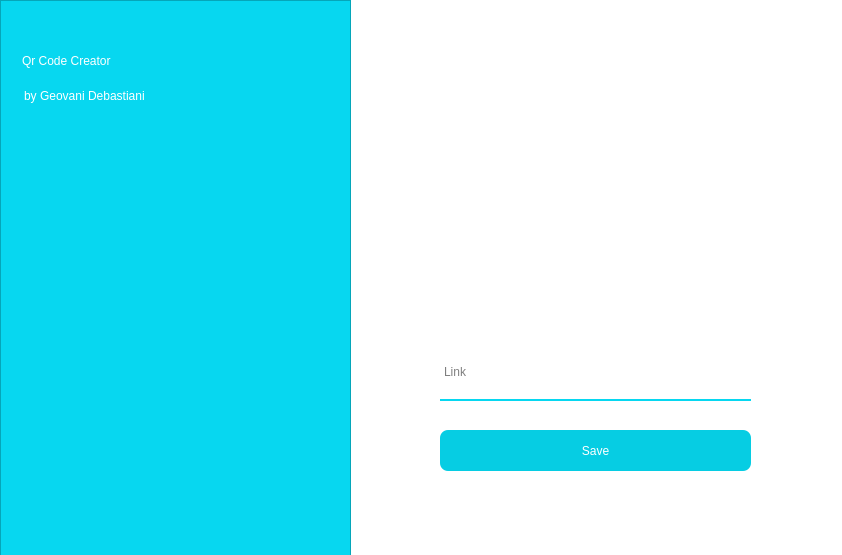
<?xml version="1.0" encoding="UTF-8"?>
<ui version="4.0">
 <class>QrCodeCreator</class>
 <widget class="QMainWindow" name="QrCodeCreator">
  <property name="geometry">
   <rect>
    <x>0</x>
    <y>0</y>
    <width>842</width>
    <height>555</height>
   </rect>
  </property>
  <property name="minimumSize">
   <size>
    <width>842</width>
    <height>555</height>
   </size>
  </property>
  <property name="maximumSize">
   <size>
    <width>842</width>
    <height>555</height>
   </size>
  </property>
  <property name="windowTitle">
   <string>Qr Code Creator</string>
  </property>
  <property name="windowIcon">
   <iconset resource="../RC/arquivo.qrc">
    <normaloff>:/Imagens/Qr-Code-Creator.ico</normaloff>:/Imagens/Qr-Code-Creator.ico</iconset>
  </property>
  <property name="styleSheet">
   <string notr="true">background-color: white;</string>
  </property>
  <widget class="QWidget" name="Centro">
   <widget class="QPushButton" name="btn_save">
    <property name="geometry">
     <rect>
      <x>440</x>
      <y>430</y>
      <width>311</width>
      <height>41</height>
     </rect>
    </property>
    <property name="styleSheet">
     <string notr="true">QPushButton {
color: white;
background-color: rgb(6, 205, 227);
border-radius: 8px;
font: 75 13pt &quot;Montserrat&quot;;
}

QPushButton:hover {
color: white;
background-color: rgb(7, 224, 244);
border-radius: 8px;
font: 75 13pt &quot;Montserrat&quot;;
}</string>
    </property>
    <property name="text">
     <string>Save</string>
    </property>
   </widget>
   <widget class="QLineEdit" name="line_link">
    <property name="geometry">
     <rect>
      <x>440</x>
      <y>350</y>
      <width>311</width>
      <height>51</height>
     </rect>
    </property>
    <property name="styleSheet">
     <string notr="true">background-color: rgba(0, 0 , 0, 0);
border: 2px solid rgba(0,0,0,0);
border-bottom-color: #07D7F0;
color: rgb(0,0,0);
padding-bottom: 8px;
border-radius: 0px;
font: 12pt &quot;Montserrat&quot;;</string>
    </property>
    <property name="inputMethodHints">
     <set>Qt::ImhNone</set>
    </property>
    <property name="dragEnabled">
     <bool>false</bool>
    </property>
    <property name="placeholderText">
     <string>Link</string>
    </property>
    <property name="clearButtonEnabled">
     <bool>true</bool>
    </property>
   </widget>
   <widget class="QLabel" name="lbl_qrcode_link">
    <property name="geometry">
     <rect>
      <x>478</x>
      <y>90</y>
      <width>241</width>
      <height>221</height>
     </rect>
    </property>
    <property name="text">
     <string/>
    </property>
    <property name="pixmap">
     <pixmap resource="../RC/arquivo.qrc">:/Imagens/Qr Code - Gray.png</pixmap>
    </property>
    <property name="scaledContents">
     <bool>true</bool>
    </property>
   </widget>
   <widget class="QFrame" name="frame">
    <property name="geometry">
     <rect>
      <x>0</x>
      <y>0</y>
      <width>351</width>
      <height>561</height>
     </rect>
    </property>
    <property name="styleSheet">
     <string notr="true">background-color: rgb(7, 215, 240);</string>
    </property>
    <property name="frameShape">
     <enum>QFrame::StyledPanel</enum>
    </property>
    <property name="frameShadow">
     <enum>QFrame::Raised</enum>
    </property>
    <widget class="QLabel" name="lbl_nome_app">
     <property name="geometry">
      <rect>
       <x>22</x>
       <y>40</y>
       <width>311</width>
       <height>41</height>
      </rect>
     </property>
     <property name="styleSheet">
      <string notr="true">color: white;
font: 28pt &quot;Montserrat&quot;;</string>
     </property>
     <property name="text">
      <string>Qr Code Creator</string>
     </property>
    </widget>
    <widget class="QLabel" name="lbl_criador">
     <property name="geometry">
      <rect>
       <x>24</x>
       <y>80</y>
       <width>191</width>
       <height>31</height>
      </rect>
     </property>
     <property name="styleSheet">
      <string notr="true">color: white;
font: 12pt &quot;Montserrat&quot;;</string>
     </property>
     <property name="text">
      <string>by Geovani Debastiani</string>
     </property>
    </widget>
    <widget class="QLabel" name="lbl_conectividade">
     <property name="geometry">
      <rect>
       <x>29</x>
       <y>200</y>
       <width>291</width>
       <height>231</height>
      </rect>
     </property>
     <property name="text">
      <string/>
     </property>
     <property name="pixmap">
      <pixmap resource="../RC/arquivo.qrc">:/Imagens/undraw_connected_world_wuay.svg</pixmap>
     </property>
     <property name="scaledContents">
      <bool>true</bool>
     </property>
    </widget>
   </widget>
  </widget>
 </widget>
 <resources>
  <include location="../RC/arquivo.qrc"/>
 </resources>
 <connections/>
</ui>
